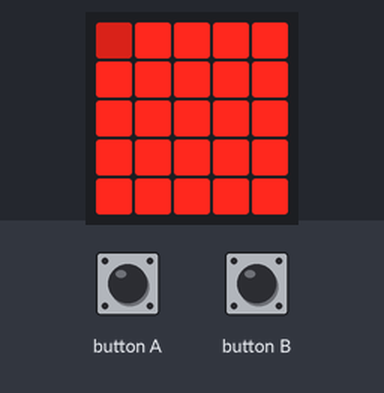
Bench run of a program on a simulated BBC micro:bit running MicroPython. Shown: the board's 5×5 LED display. Inputs (shaded band) come from the test bench. A reset restarts the program.

Above: at 5.0 s.
5.1 s: button A pressed for 1.35 s
At 5.96 s:
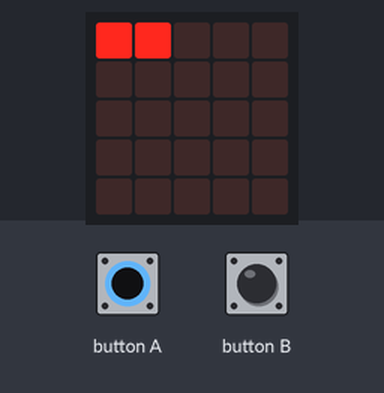
At 6.38 s:
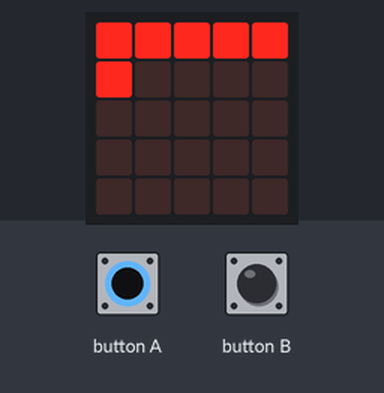
9.7 s: button A pressed for 3.2 s
At 10.66 s:
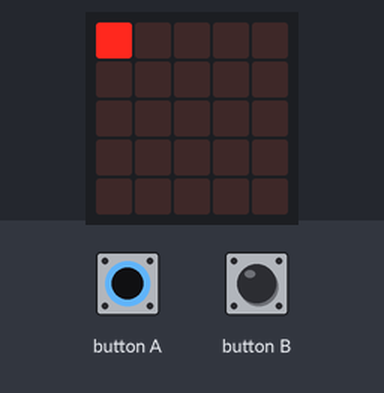

Measured:
- after the input at 5.1 s, the display: first changes after 0.41 s (image 1 shows a later state)
- after the input at 9.7 s, the display: first changes after 0.61 s (image 3 shows a later state)

The program:

VisualTimer.py
```python
from microbit import *

mins = 0
secs = 0

def start():
    display.clear()
    for j in range(0, 5):
        for i in range(0, 5):
            display.set_pixel(i, j, 9)
            sleep(100)

start()
while mins < 25:
    if button_a.is_pressed():
        reset()
    (y, x) = divmod(mins, 5)
    s = int((60 - secs) / 10)
    display.set_pixel(x, y, s)
    secs += 1
    if (secs > 59):
        secs = 0
        mins += 1
    sleep(1 * 1000)
while True:
    if button_a.is_pressed():
        reset()
    display.scroll("End.")
    sleep(5 * 1000)
```
